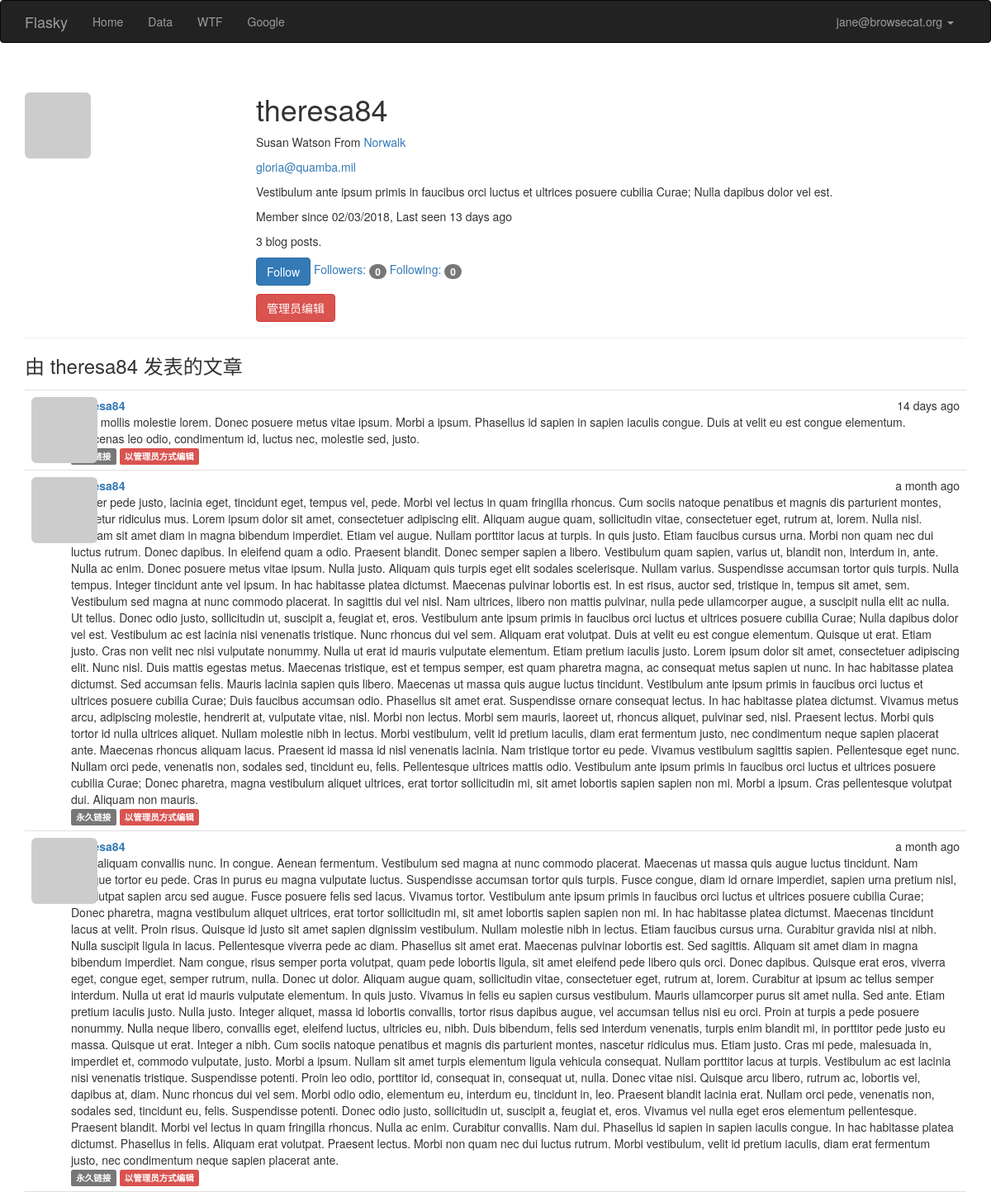
The app's page /user/theresa84 (signed in) with its own data.
### app/models.py (models this page shows, shortened)
class User(UserMixin,db.Model):
    __tablename__ = 'users'
    id = db.Column(db.Integer, primary_key=True)
    email = db.Column(db.String(64),unique=True,index=True)
    username = db.Column(db.String(64), unique=True, index=True)
    password_hash = db.Column(db.String(128))
    role_id = db.Column(db.Integer, db.ForeignKey('roles.id'))
    confirmed = db.Column(db.Boolean,default=False)
    name = db.Column(db.String(64))
    location = db.Column(db.String(64))
    about_me = db.Column(db.Text())
    member_since = db.Column(db.DateTime(),default=datetime.utcnow)
    last_seen = db.Column(db.DateTime(),default=datetime.utcnow)
    avatar_hash = db.Column(db.String(32))
    posts = db.relationship('Post',backref='author',lazy='dynamic')
    test1 = db.Column(db.String(32))
    followed = db.relationship('Follow',
                               foreign_keys=[Follow.follower_id],
                               backref=db.backref('follower',lazy='joined'),
                               lazy='dynamic',
                               cascade = 'all,delete-orphan')
    followers = db.relationship('Follow',
                               foreign_keys=[Follow.followed_id],
                               backref=db.backref('followed',lazy='joined'),
                               lazy='dynamic',
                               cascade='all,delete-orphan')
    def ping(self):
        self.last_seen = datetime.utcnow()
        db.session.add(self)
    def can(self, perm):
        return self.role is not None and self.role.has_permission(perm)
    @property
    def password(self):
        raise AttributeError('password is not a readable attribute')
    def gravatar(self,size=100,default='identicon',rating='g'):
        if request.is_secure:
            url = 'https://secure.gravatar.com/avatar'
        else:
            url = 'http://www.gravatar.com/avatar'
        hash = self.avatar_hash
        return '{url}/{hash}?s={size}&d={default}&r={rating}'.format(url=url,hash=hash,size=size,default=default,rating=rating)
    def is_following(self,user):
        if user.id is None:
            return False
        return self.followed.filter_by(followed_id = user.id).first() is not None

class Post(db.Model):
    __tablename__ = 'posts'
    id = db.Column(db.Integer,primary_key=True)
    body = db.Column(db.Text)
    timestamp = db.Column(db.DateTime,index=True,default=datetime.utcnow)
    author_id = db.Column(db.Integer,db.ForeignKey('users.id'))
    body_html = db.Column(db.Text)

### app/main/views.py (the view)
@main.route('/user/<username>')
def user(username):
    user = User.query.filter_by(username = username).first()
    if user is None:
        abort(404)
    posts = user.posts.order_by(Post.timestamp.desc()).all()
    return render_template('user.html',user=user,posts=posts)

### app/auth/views.py (called while the page is built)
@auth.before_app_request
def before_request():
    if current_user.is_authenticated:
        current_user.ping()
        if not current_user.confirmed and request.endpoint[:5] !='auth.':
            return  redirect(url_for('auth.unconfirmed'))

### app/main/__init__.py (called while the page is built)
@main.app_context_processor
def inject_permissions():
    return dict(Permission=Permission)

### app/models.py (called while the page is built)
@login_manager.user_loader
def load_user(user_id):
    return User.query.get(int(user_id))

    def has_permission(self, perm):
        return self.permissions & perm == perm

### app/templates/user.html (shortened to what this page needs)
{% extends "base.html" %}
{% block page_content %}
<div class="page-header">
    <img class="img-rounded profile-thumbnail" src="{{ user.gravatar(size=256) }}">
    <div class="profile-header">
        <h1>{{ user.username }}</h1>
        {% if user.name or user.location %}
        <p>
        {% if user.name %}
            {{ user.name }}
        {% endif %}
        {% if user.location %}
            From <a href="http://maps.google.com/?q={{ user.location }}">{{ user.location }}</a>
        {% endif %}
        </p>
    {% endif %}
    {% if current_user.is_administrator %}
    <p><a href="mailto:{{ user.email }}">{{ user.email }}</a> </p>
    {% endif %}
    {% if user.about_me %}<p>{{ user.about_me }}</p>
    {% endif %}
    <p>
        Member since {{ moment(user.member_since).format('L') }},
        Last seen {{ moment(user.last_seen).fromNow() }}
    </p>
    <p>{{ user.posts.count() }} blog posts.</p>
    <p>
        {% if current_user.can(Permission.FOLLOW) and user != current_user %}
            {% if not current_user.is_following(user) %}
            <a href="{{ url_for('.follow', username=user.username) }}" class="btn btn-primary">Follow</a>
            {% else %}
            <a href="{{ url_for('.unfollow', username=user.username) }}" class="btn btn-default">Unfollow</a>
            {% endif %}{% endif %}
        <a href="{{ url_for('.followers', username=user.username) }}">Followers: <span class="badge">{{ user.followers.count() }}</span></a>
        <a href="{{ url_for('.followed_by', username=user.username) }}">Following: <span class="badge">{{ user.followed.count() }}</span></a>
    </p>
    <p>
    {% if current_user.is_administrator %}
        <a class="btn btn-danger"
           href="{{ url_for('.edit_profile_admin',id=user.id) }}">
        管理员编辑
        </a>
    {% endif %}
    </p>
    </div>
</div>
    <h3>由 {{ user.username }} 发表的文章</h3>
    {% include '_posts.html' %}
{% endblock %}

### app/templates/base.html (shortened to what this page needs)
{% extends "bootstrap/base.html" %}
{% block head %}
{{ super() }}
    <link rel="stylesheet" type="text/css" href="{{ url_for('static', filename='styles.css') }}">
{% endblock %}
{% block navbar %}
<div class="navbar navbar-inverse" role="navigation">
    <div class="container">
        <div class="navbar-header">
            <a class="navbar-brand" href="/">Flasky</a>
        </div>
        <div class="navbar-collapse collapse">
            <ul class="nav navbar-nav">
                <li><a href="/">Home</a></li>
                <li><a href="/data">Data</a></li>
                <li><a href="/wtf">WTF</a></li>
                <li><a href="/redirect">Google</a></li>
            </ul>
            <ul class="nav navbar-nav navbar-right">
                {% if current_user.is_authenticated %}
                    <li class="dropdown">
                        <a href="#" class="dropdown-toggle" data-toggle="dropdown">{{ current_user.email }} <b class="caret"></b></a>
                    </li>
                {% else %}
                    <li><a href="{{ url_for('auth.login') }}">登陆</a></li>
                {% endif %}
        </div>
    </div>
</div>
{% endblock %}
{% block content %}
<div class="container">
    {% block page_content %}{% endblock %}
</div>
{% endblock %}

### app/templates/_posts.html
<ul class="posts">
    {% for post in posts %}
    <li class="post">
        <div class="post-thumbnail">
            <a href="{{ url_for('.user', username=post.author.username) }}">
                <img class="img-rounded profile-thumbnail" src="{{ post.author.gravatar(size=40) }}">
            </a>
        </div>
        <div class="post-content">
            <div class="post-date">{{ moment(post.timestamp).fromNow() }}</div>
            <div class="post-author"><a href="{{ url_for('.user', username=post.author.username) }}">{{ post.author.username }}</a></div>
            <div class="post-body">
                {% if post.body_html %}
                    {{ post.body_html | safe }}
                {% else %}
                    {{ post.body }}
                {% endif %}
            </div>
            <div class="post-footer">
                <a href="{{ url_for('.post',id=post.id) }}">
                    <span class="label label-default">永久链接</span>
                    {% if current_user == post.author %}
                    <a href="{{ url_for('.edit',id=post.id) }}">
                        <span class="label label-primary">编辑</span>
                    </a>
                    {% elif current_user.is_administrator %}
                    <a href="{{ url_for('.edit',id=post.id) }}">
                        <span class="label label-danger">以管理员方式编辑</span>
                    </a>
                    {% endif %}
                </a>
            </div>
        </div>
    </li>
    {% endfor %}
</ul>

### app/static/styles.css (style rules this page uses)
.profile-thumbnail { position: absolute; }
.profile-header { min-height: 260px; margin-left: 280px; }
ul.posts { list-style-type: none; padding: 0px; margin: 16px 0px 0px 0px; border-top: 1px solid #e0e0e0; }
ul.posts li.post { padding: 8px; border-bottom: 1px solid #e0e0e0; }
div.post-date { float: right; }
div.post-author { font-weight: bold; }
div.post-thumbnail { position: absolute; }
div.post-content { margin-left: 48px; min-height: 48px; }

### records on screen
User: email "jane@browsecat.org"
User: username "theresa84", name "Susan Watson", location "Norwalk", email "gloria@quamba.mil", about_me "Vestibulum ante ipsum primis in faucibus orci luctus et ultrices posuere cubilia Curae; Nulla dapibus dolor vel est.", member_since "02/03/2018", last_seen "13 days ago"
Post: timestamp "14 days ago", author.username "theresa84", body "Nulla mollis molestie lorem. Donec posuere metus vitae ipsum. Morbi a ipsum. Phasellus id sapien in sapien iaculis congue. Duis at velit eu est congue elementum. Maecenas leo odio, condimentum id, luctus nec, molestie sed, justo."
Post: timestamp "a month ago", author.username "theresa84", body "Integer pede justo, lacinia eget, tincidunt eget, tempus vel, pede. Morbi vel lectus in quam fringilla rhoncus. Cum sociis natoque penatibus et magnis dis parturient montes, nascetur ridiculus mus. Lorem ipsum dolor sit amet, consectetuer adipiscing elit. Aliquam augue quam, sollicitudin vitae, consectetuer eget, rutrum at, lorem. Nulla nisl. Aliquam sit amet diam in magna bibendum imperdiet. Etiam vel augue. Nullam porttitor lacus at turpis. In quis justo. Etiam faucibus cursus urna. Morbi non quam nec dui luctus rutrum. Donec dapibus. In eleifend quam a odio. Praesent blandit. Donec semper sapien a libero. Vestibulum quam sapien, varius ut, blandit non, interdum in, ante. Nulla ac enim.…"
Post: timestamp "a month ago", author.username "theresa84", body "Duis aliquam convallis nunc. In congue. Aenean fermentum. Vestibulum sed magna at nunc commodo placerat. Maecenas ut massa quis augue luctus tincidunt. Nam tristique tortor eu pede. Cras in purus eu magna vulputate luctus. Suspendisse accumsan tortor quis turpis. Fusce congue, diam id ornare imperdiet, sapien urna pretium nisl, ut volutpat sapien arcu sed augue. Fusce posuere felis sed lacus. Vivamus tortor. Vestibulum ante ipsum primis in faucibus orci luctus et ultrices posuere cubilia Curae; Donec pharetra, magna vestibulum aliquet ultrices, erat tortor sollicitudin mi, sit amet lobortis sapien sapien non mi. In hac habitasse platea dictumst. Maecenas tincidunt lacus at velit. Proin…"

### other values on screen
{{ user.posts.count() }} "3"
{{ user.followers.count() }} "0"
{{ user.followed.count() }} "0"
